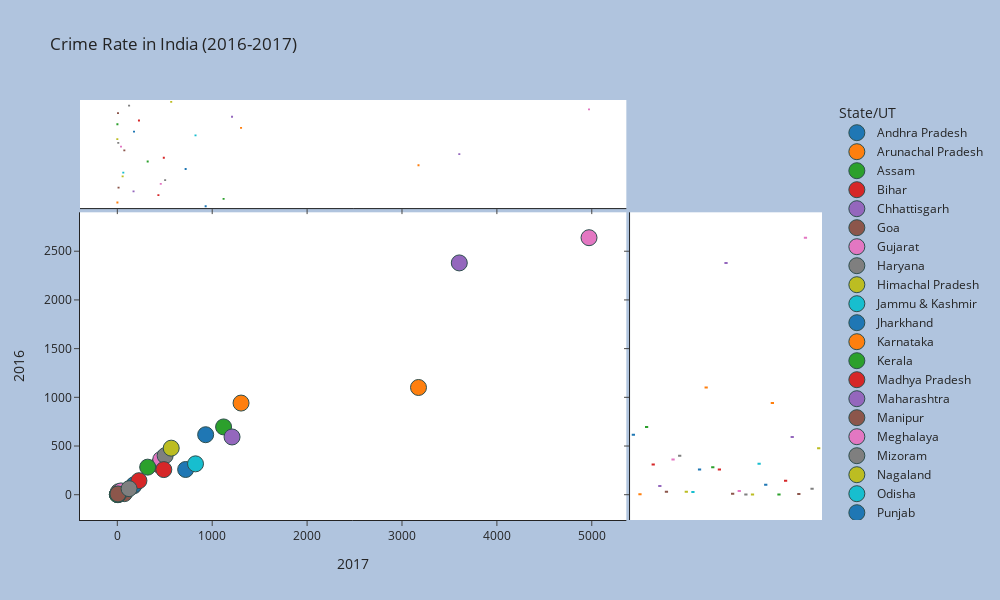

The cell this chart's notebook holds for it:
### Code cell
import plotly.express as px
import pandas as pd
df = pd.read_csv('https://raw.githubusercontent.com/abhay-lal/18CSE301J-RA2011003010014/master/yearlycrime.csv')
fig = px.scatter(df, x="2017", y="2016", color="State/UT", marginal_y="violin",
           marginal_x="box", trendline="ols", template="simple_white", width=1000, height=600, title="Crime Rate in India (2016-2017)")
fig.update_traces(marker=dict(size=16,
                              line=dict(width=1,
                                        color='DarkSlateGrey')),
                  selector=dict(mode='markers'))

fig.update_layout(
    paper_bgcolor="LightSteelBlue",
)

fig.show()
